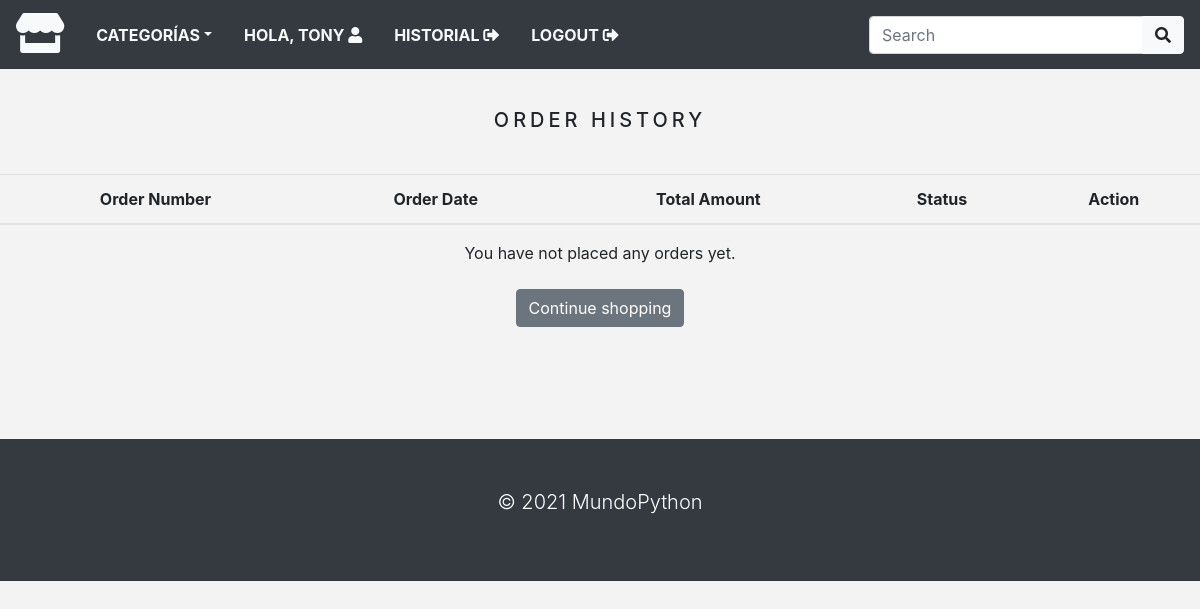
The app's page /orders/order_history/ (signed in), older data.
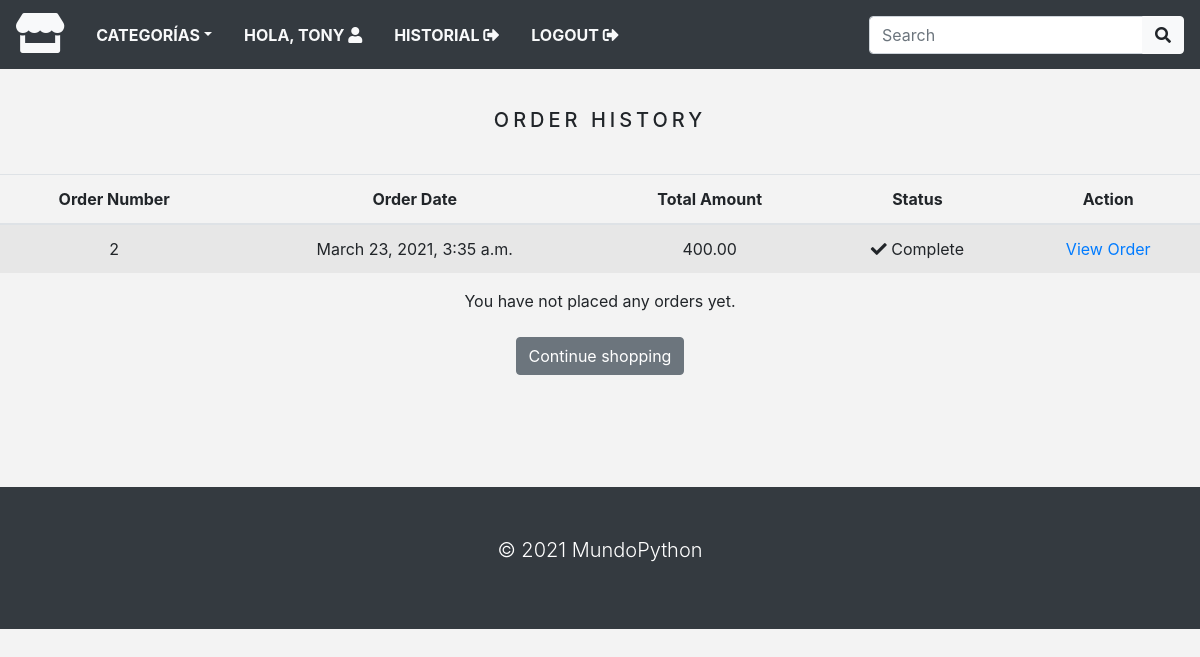
The same page, newer data.
### orders/models.py (models this page shows, shortened)
class Order(models.Model):
    token = models.CharField(max_length=250, blank=True)
    total = models.DecimalField(
        max_digits=10, decimal_places=2, verbose_name="MXN Total Order"
    )
    emailAddress = models.EmailField(
        max_length=250, blank=True, verbose_name="Email Address"
    )
    created = models.DateTimeField(auto_now_add=True)
    billingName = models.CharField(max_length=250, blank=True)
    billingAddress1 = models.CharField(max_length=250, blank=True)
    billingCity = models.CharField(max_length=250, blank=True)
    billingPostcode = models.CharField(max_length=250, blank=True)
    billingCountry = models.CharField(max_length=250, blank=True)
    shippingName = models.CharField(max_length=250, blank=True)
    shippingAddress1 = models.CharField(max_length=250, blank=True)
    shippingCity = models.CharField(max_length=250, blank=True)
    shippingPostcode = models.CharField(max_length=250, blank=True)
    shippingCountry = models.CharField(max_length=250, blank=True)
    class Meta:
        db_table = "Order"
        ordering = ["-created"]

### orders/views.py (the view)
# urls.py: path("order_history/", views.orderHistory, name="order_history"),
@login_required
def orderHistory(request):
    email = str(request.user.email)
    order_details = Order.objects.filter(emailAddress=email)
    context = {"order_details": order_details}
    return render(request, "orders/orders_list.html", context)

### orders/context_processors.py (called while the page is built)
def counter(request):
	item_count = 0
	if 'admin' in request.path:
		return {}
	else:
		try:
			cart = Cart.objects.filter(cart_id=_cart_id(request))
			cart_items = CartItem.objects.all().filter(cart=cart[:1])
			for cart_item in cart_items:
				item_count += cart_item.quantity
		except Cart.DoesNotExist:
			item_count = 0
	return {'item_count' : item_count}

### orders/views.py (called while the page is built)
def _cart_id(request):
    cart = request.session.session_key
    if not cart:
        cart = request.session.create()
    return cart

### products/context_processors.py (called while the page is built)
def all_categories(request):
    nav_categories = Category.objects.all()
    return {"nav_categories": nav_categories}

### products/models.py (called while the page is built)
    def __str__(self):
        return self.name

### templates/orders/orders_list.html (shortened to what this page needs)
{% extends 'layout.html' %}
{% load static %}
{% block content %}
<div class="text-center">
  <br>
  <h1 class="text-center product_title">
    Order History
  </h1>
  <br>
  <table class="table table-striped">
    <thead>
      <tr>
        <th>Order Number</th>
        <th>Order Date</th>
        <th>Total Amount</th>
        <th>Status</th>
        <th>Action</th>
      </tr>
    </thead>
    <tbody>
      {% for order in order_details %}
      <tr>
        <td>{{ order.id }}</td>
        <td>{{ order.created }}</td>
        <td>{{ order.total }}</td>
        <td><i class="fas fa-check"></i>&nbsp;Complete</td>
        <td><a href="{% url 'order_detail' order.id %}">View Order</a></td>
      </tr>
      {% endfor %}
    </tbody>
  </table>
  <p>You have not placed any orders yet.
    <br><br>
    <a href="#" class="btn btn-secondary">Continue shopping</a>
  </p>
</div>
<br><br>
{% endblock %}

Row changes from the older to the newer data that the page shows:
added Order: id "2", created "March 23, 2021, 3:35 a.m.", total "400.00"
